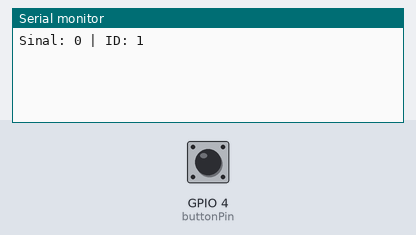
Simulated run of this sketch. Board: ESP32. Shown: the last lines printed to the serial monitor. The inputs (shaded band) are chosen by the test bench; at power-on: GPIO 4 (buttonPin) HIGH. Nothing arrives over Bluetooth unless stated.

Above: at 1.2 s.
1.3 s: GPIO 4 (buttonPin) pulled LOW for 1 s
At 3.5 s:
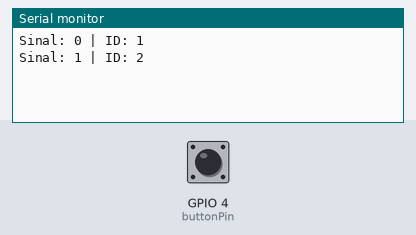
3.8 s: GPIO 4 (buttonPin) pulled LOW for 1 s
At 5.3 s:
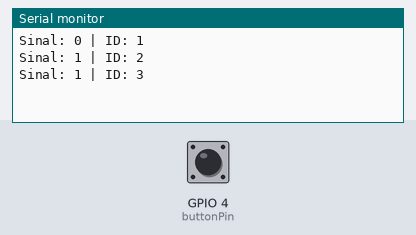
6.3 s: GPIO 4 (buttonPin) pulled LOW for 3.2 s
At 10.1 s:
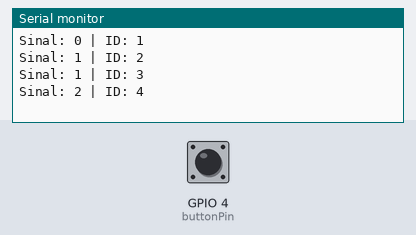
Timing chart, 0 to 11.6 s (numbered marks = the images above; inputs shaded):
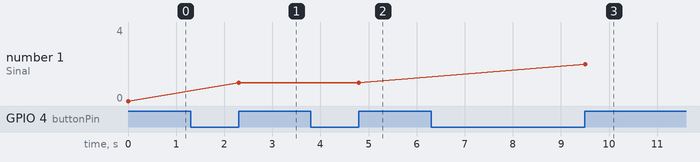

The sketch:

buttonFSR.ino
```cpp
#include <BLEDevice.h>
#include <BLEUtils.h>
#include <BLEServer.h>

// Main code for the button FSR project, which reads a button state and sends BLE signals based on the duration of the press

#define DEVICE_NAME "TALKY_BUDDY!!!"

BLEAdvertising *pAdvertising;

const int buttonPin = 4;
int threshold = 1000;

bool isPressing = false;
unsigned long pressStartTime = 0;

uint8_t globalCounter = 0;

static unsigned long lastSignalTime = 0;
static int estadoTimeout = 0;

// Function to broadcast BLE signal with a specific value
void sendSignal(uint8_t s) {
  globalCounter++;
  if (globalCounter > 250) globalCounter = 1;

  uint8_t msd[4];
  msd[0] = 0xFF;
  msd[1] = 0xFF;
  msd[2] = globalCounter;
  msd[3] = s;

  BLEAdvertisementData advData;
  advData.setFlags(0x06);
  advData.setManufacturerData(String((char*)msd, 4));

  BLEAdvertisementData scanResponse;
  scanResponse.setName(DEVICE_NAME);

  pAdvertising->stop();
  pAdvertising->setAdvertisementData(advData);
  pAdvertising->setScanResponseData(scanResponse);
  pAdvertising->start();

  Serial.print("Sinal: "); Serial.print(s);
  Serial.print(" | ID: "); Serial.println(globalCounter);
}

void setup() {
  Serial.begin(115200);

  pinMode(buttonPin, INPUT_PULLUP);

  BLEDevice::init(DEVICE_NAME);
  pAdvertising = BLEDevice::getAdvertising();

  sendSignal(0);
}

// Loop to read button state and determine signal type based on press duration
void loop() {
  int value = digitalRead(buttonPin);
  unsigned long currentTime = millis();

  // Press the button
  if (value == 0 && !isPressing) {
    isPressing = true;
    pressStartTime = currentTime;
    estadoTimeout = 0; // Getting data
  }

  // Release the button
  if (value == 1 && isPressing) {
    isPressing = false;
    unsigned long duration = currentTime - pressStartTime;
    uint8_t signal = 0;

    if (duration >= 200 && duration < 1000) signal = 1; // Dot
    else if (duration >= 1500) signal = 2; // Dash

    if (signal > 0) {
      sendSignal(signal);
      delay(100);
      lastSignalTime = millis();
      estadoTimeout = 1; // Waiting for end of character
    }
  }

  if (!isPressing && estadoTimeout > 0) {
    unsigned long inactivityDuration = currentTime - lastSignalTime;

    if (estadoTimeout == 1) {
      if (currentTime > lastSignalTime && inactivityDuration >= 3000) {
        sendSignal(3); // End of character
        estadoTimeout = 2; // Waiting for end of word
      }
    }

    else if (estadoTimeout == 2) {
      if (currentTime > lastSignalTime && inactivityDuration >= 7000) {
        sendSignal(4); // End of word
        estadoTimeout = 0; // Reading data
      }
    }
  }

  delay(10);
}
```

Measured:
- after the input at 1.3 s, the serial monitor: prints a new line after 1.0 s (image 1)
- after the input at 3.8 s, the serial monitor: prints a new line after 1.0 s (image 2)
- after the input at 6.3 s, the serial monitor: prints a new line after 3.2 s (image 3)
